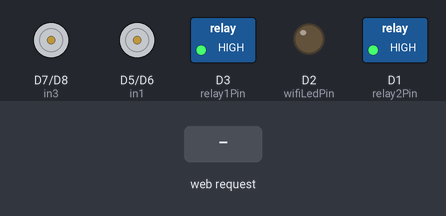
This sketch was run on a simulated ESP8266 (NodeMCU). Shown: motor-driver pin pairs drawn as motors (green arrow = first pin HIGH = forward, orange = second pin HIGH = backward, longer = more drive), switched loads named in the sketch (green lamp = pin HIGH), output pins drawn as LEDs (lit = HIGH). The test bench sets the inputs (shaded band). WiFi joins after 1.5 s; servers stay silent unless stated; what the sketch prints to the serial monitor is not drawn.

Above: at 2.7 s.
2.8 s: HTTP request GET /?State=F received
At 3.4 s:
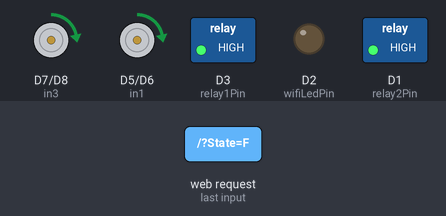
4.3 s: HTTP request GET /?State=B received
At 5.5 s:
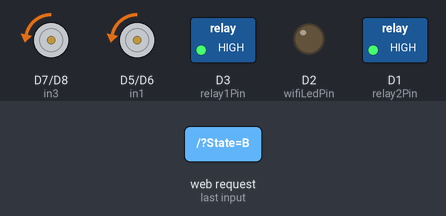
5.8 s: HTTP request GET /?State=R received
At 6.9 s:
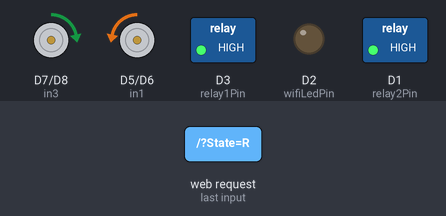
7.3 s: HTTP request GET /?State=L received
At 8.0 s:
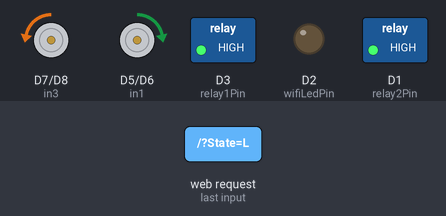
Timing chart, 0 to 9.8 s (numbered marks = the images above; inputs shaded):
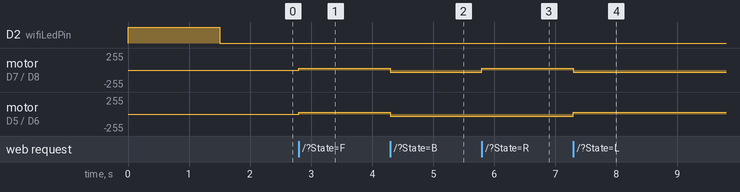

The sketch:

WiFi_Controlled_ESP8266_Based_RC_Car.ino
```cpp
#include <ESP8266WiFi.h>
#include <ESP8266WebServer.h>
#include <ArduinoOTA.h>

// Motor Pins
int in1 = D5;
int in2 = D6;
int in3 = D7;
int in4 = D8;

// Relay Pins (updated)
const int relay1Pin = D3; // Changed from D0 to D3 (GPIO0) ✅
const int relay2Pin = D1; // GPIO5 is safe
const int wifiLedPin = D2; // WiFi indicator LED

String command;
int SPEED = 122;
int speed_Coeff = 3;

ESP8266WebServer server(80);

unsigned long previousMillis = 0;

String sta_ssid = "";
String sta_password = "";

void setup() {
  Serial.begin(115200);
  Serial.println("*WiFi Robot Remote Control Mode - L298N + Relay*");

  // Relay setup
  pinMode(relay1Pin, OUTPUT);
  pinMode(relay2Pin, OUTPUT);
  digitalWrite(relay1Pin, HIGH);  // relay OFF (active LOW)
  digitalWrite(relay2Pin, HIGH);

  pinMode(wifiLedPin, OUTPUT);
  digitalWrite(wifiLedPin, HIGH);

  // Motor setup
  pinMode(in1, OUTPUT);
  pinMode(in2, OUTPUT);
  pinMode(in3, OUTPUT);
  pinMode(in4, OUTPUT);
  digitalWrite(in1, LOW);
  digitalWrite(in2, LOW);
  digitalWrite(in3, LOW);
  digitalWrite(in4, LOW);

  // WiFi connection
  String chip_id = String(ESP.getChipId(), HEX);
  chip_id = "WiFi_RC_Car-" + chip_id.substring(chip_id.length() - 4);
  String hostname(chip_id);

  Serial.println("Hostname: " + hostname);
  WiFi.mode(WIFI_STA);
  WiFi.begin(sta_ssid.c_str(), sta_password.c_str());
  Serial.print("Connecting to: "); Serial.println(sta_ssid);

  unsigned long currentMillis = millis();
  previousMillis = currentMillis;
  while (WiFi.status() != WL_CONNECTED && currentMillis - previousMillis <= 10000) {
    delay(500);
    Serial.print(".");
    currentMillis = millis();
  }

  if (WiFi.status() == WL_CONNECTED) {
    Serial.println("\n*WiFi-STA-Mode*");
    Serial.print("IP: "); Serial.println(WiFi.localIP());
    digitalWrite(wifiLedPin, LOW);
  } else {
    WiFi.mode(WIFI_AP);
    WiFi.softAP(hostname.c_str());
    Serial.println("\n*WiFi-AP-Mode*");
    Serial.print("AP IP address: "); Serial.println(WiFi.softAPIP());
    digitalWrite(wifiLedPin, HIGH);
  }

  server.on("/", HTTP_handleRoot);
  server.onNotFound(HTTP_handleRoot);
  server.begin();

  ArduinoOTA.begin();
}

void loop() {
  ArduinoOTA.handle();
  server.handleClient();

  command = server.arg("State");

  if (command == "F") Forward();
  else if (command == "B") Backward();
  else if (command == "R") TurnRight();
  else if (command == "L") TurnLeft();
  else if (command == "G") ForwardLeft();
  else if (command == "H") BackwardLeft();
  else if (command == "I") ForwardRight();
  else if (command == "J") BackwardRight();
  else if (command == "S") Stop();
  else if (command == "R1_ON") Relay1_On();
  else if (command == "R1_OFF") Relay1_Off();
  else if (command == "R2_ON") Relay2_On();
  else if (command == "R2_OFF") Relay2_Off();
  else if (command == "0") SPEED = 60;
  else if (command == "1") SPEED = 70;
  else if (command == "2") SPEED = 81;
  else if (command == "3") SPEED = 95;
  else if (command == "4") SPEED = 105;
  else if (command == "5") SPEED = 122;
  else if (command == "6") SPEED = 150;
  else if (command == "7") SPEED = 196;
  else if (command == "8") SPEED = 272;
  else if (command == "9") SPEED = 400;
  else if (command == "q") SPEED = 1023;
}

void HTTP_handleRoot() {
  server.send(200, "text/html", "");
  if (server.hasArg("State")) {
    Serial.println(server.arg("State"));
  }
}

void Forward() {
  analogWrite(in1, SPEED); digitalWrite(in2, LOW);
  analogWrite(in3, SPEED); digitalWrite(in4, LOW);
}

void Backward() {
  digitalWrite(in1, LOW); analogWrite(in2, SPEED);
  digitalWrite(in3, LOW); analogWrite(in4, SPEED);
}

void TurnRight() {
  digitalWrite(in1, LOW); analogWrite(in2, SPEED);
  analogWrite(in3, SPEED); digitalWrite(in4, LOW);
}

void TurnLeft() {
  analogWrite(in1, SPEED); digitalWrite(in2, LOW);
  digitalWrite(in3, LOW); analogWrite(in4, SPEED);
}

void ForwardLeft() {
  analogWrite(in1, SPEED); digitalWrite(in2, LOW);
  analogWrite(in3, SPEED / speed_Coeff); digitalWrite(in4, LOW);
}

void BackwardLeft() {
  digitalWrite(in1, LOW); analogWrite(in2, SPEED);
  digitalWrite(in3, LOW); analogWrite(in4, SPEED / speed_Coeff);
}

void ForwardRight() {
  analogWrite(in1, SPEED / speed_Coeff); digitalWrite(in2, LOW);
  analogWrite(in3, SPEED); digitalWrite(in4, LOW);
}

void BackwardRight() {
  digitalWrite(in1, LOW); analogWrite(in2, SPEED / speed_Coeff);
  digitalWrite(in3, LOW); analogWrite(in4, SPEED);
}

void Stop() {
  digitalWrite(in1, LOW); digitalWrite(in2, LOW);
  digitalWrite(in3, LOW); digitalWrite(in4, LOW);
}

void Relay1_On() {
  Serial.println("Relay 1 ON");
  digitalWrite(relay1Pin, LOW); // Active LOW
}

void Relay1_Off() {
  Serial.println("Relay 1 OFF");
  digitalWrite(relay1Pin, HIGH);
}

void Relay2_On() {
  Serial.println("Relay 2 ON");
  digitalWrite(relay2Pin, LOW);
}

void Relay2_Off() {
  Serial.println("Relay 2 OFF");
  digitalWrite(relay2Pin, HIGH);
}
```

Measured:
- after the input at 2.8 s, motor on D7 (in3) / D8 (in4), motor on D5 (in1) / D6 (in2): stopped → forward 30/255 at once
- after the input at 4.3 s, motor on D7 (in3) / D8 (in4), motor on D5 (in1) / D6 (in2): forward 30/255 → backward 30/255 at once
- after the input at 5.8 s, motor on D7 (in3) / D8 (in4): backward 30/255 → forward 30/255 at once
- after the input at 7.3 s, motor on D7 (in3) / D8 (in4): forward 30/255 → backward 30/255 at once; motor on D5 (in1) / D6 (in2): backward 30/255 → forward 30/255 at once
